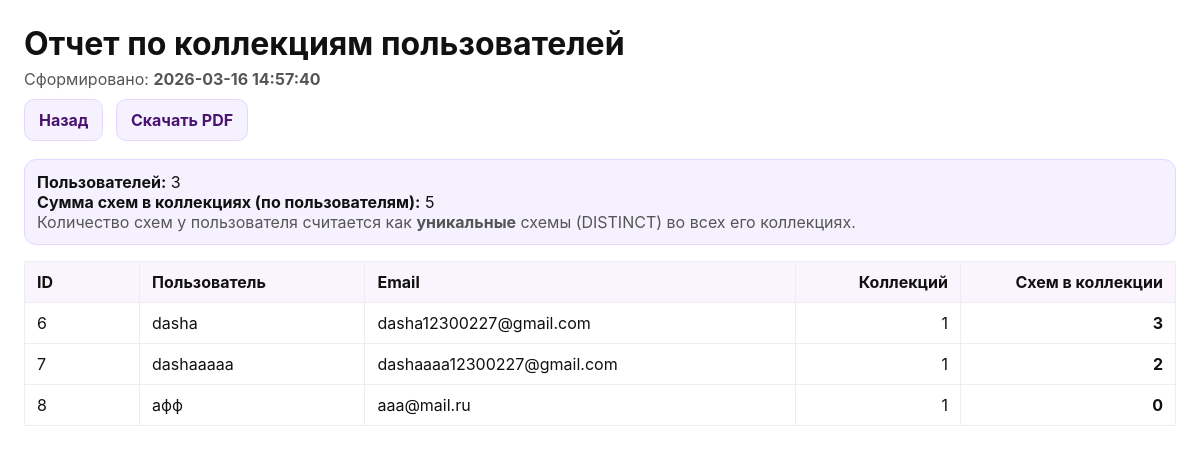
Page /admin/report2.php (signed in) on the committed database.
### tables this page shows
CREATE TABLE `user` (
  `user_id` int NOT NULL AUTO_INCREMENT,
  `name` varchar(100) NOT NULL,
  `email` varchar(191) NOT NULL,
  `password` varchar(255) NOT NULL,
  `created_at` timestamp NULL DEFAULT CURRENT_TIMESTAMP,
  PRIMARY KEY (`user_id`),
  UNIQUE KEY `uq_user_email` (`email`),
  UNIQUE KEY `uq_user_name` (`name`),
  KEY `idx_user_name` (`name`)
);

### admin/report2.php (the view, shortened to what this page needs)
<?php
$db = getDB();
$rows = $db->query("
    SELECT
        u.user_id,
        u.name,
        u.email,
        COUNT(DISTINCT c.collection_id) AS collections_count,
        COUNT(DISTINCT cp.pattern_id)   AS patterns_count
    FROM user u
    LEFT JOIN collection c ON c.user_id = u.user_id
    LEFT JOIN collection_pattern cp ON cp.collection_id = c.collection_id
    GROUP BY u.user_id, u.name, u.email
    ORDER BY patterns_count DESC, u.user_id DESC
")->fetchAll(PDO::FETCH_ASSOC);
$totalUsers = count($rows);
$totalPatternsSum = 0;
foreach ($rows as $r) {
    $totalPatternsSum += (int)$r['patterns_count'];
}
$generatedAt = date('Y-m-d H:i:s');
    ?>
<!doctype html>
<html lang="ru">
<head>
</head>
<body>
<h1>Отчет по коллекциям пользователей</h1>
<div class="meta">
  Сформировано: <b><?= htmlspecialchars($generatedAt, ENT_QUOTES | ENT_SUBSTITUTE, 'UTF-8') ?></b>
  <div class="toolbar">
    <a class="btn" href="patterns.php">Назад</a>
    <a class="btn" href="report2.php?pdf=1">Скачать PDF</a>
  </div>
</div>
<div class="summary">
  <div><b>Пользователей:</b> <?= (int)$totalUsers ?></div>
  <div><b>Сумма схем в коллекциях (по пользователям):</b> <?= (int)$totalPatternsSum ?></div>
  <div class="muted">Количество схем у пользователя считается как <b>уникальные</b> схемы (DISTINCT) во всех его коллекциях.</div>
</div>
<?php if (!$rows): ?>
  <div class="muted">Нет данных.</div>
<?php else: ?>
  <table>
    <thead>
      <tr>
        <th style="width:90px;">ID</th>
        <th>Пользователь</th>
        <th>Email</th>
        <th class="num" style="width:140px;">Коллекций</th>
        <th class="num" style="width:190px;">Схем в коллекции</th>
      </tr>
    </thead>
    <tbody>
      <?php foreach ($rows as $r): ?>
        <tr>
          <td><?= (int)$r['user_id'] ?></td>
          <td><?= htmlspecialchars((string)$r['name'], ENT_QUOTES | ENT_SUBSTITUTE, 'UTF-8') ?></td>
          <td><?= htmlspecialchars((string)$r['email'], ENT_QUOTES | ENT_SUBSTITUTE, 'UTF-8') ?></td>
          <td class="num"><?= (int)$r['collections_count'] ?></td>
          <td class="num"><b><?= (int)$r['patterns_count'] ?></b></td>
        </tr>
      <?php endforeach; ?>
    </tbody>
  </table>
<?php endif; ?>
</body>
</html>

### admin/report2.php (style rules this page uses)
body { font-family:Inter,Arial,sans-serif;background:#ffffff;margin:0;padding:24px;color:#111 }
h1 { margin:0 0 6px 0 }
.meta { color:#555;margin-bottom:18px }
.summary { background:#f6f1ff;border:1px solid #e5d6ff;border-radius:12px;padding:12px;margin:16px 0 }
.toolbar { margin-top:10px }
.btn { display:inline-block;padding:10px 14px;border-radius:10px;border:1px solid #e5d6ff;background:#f6f1ff;color:#4b1370;text-decoration:none;font-weight:700 }
.btn + .btn { margin-left:8px }
table { width:100%;border-collapse:collapse;margin-top:12px }
th,td { border:1px solid #eee;padding:10px 12px;text-align:left }
th { background:#faf4ff }
.num { text-align:right;white-space:nowrap }
.muted { color:#555 }

### rows in the picture
user: user_id "6", name "dasha", email "dasha12300227@gmail.com", collections_count "1", patterns_count "3"
user: user_id "7", name "dashaaaaa", email "dashaaaa12300227@gmail.com", collections_count "1", patterns_count "2"
user: user_id "8", name "aфф", email "aaa@mail.ru", collections_count "1", patterns_count "0"

### other values in the picture
$totalUsers "3"
$totalPatternsSum "5"
